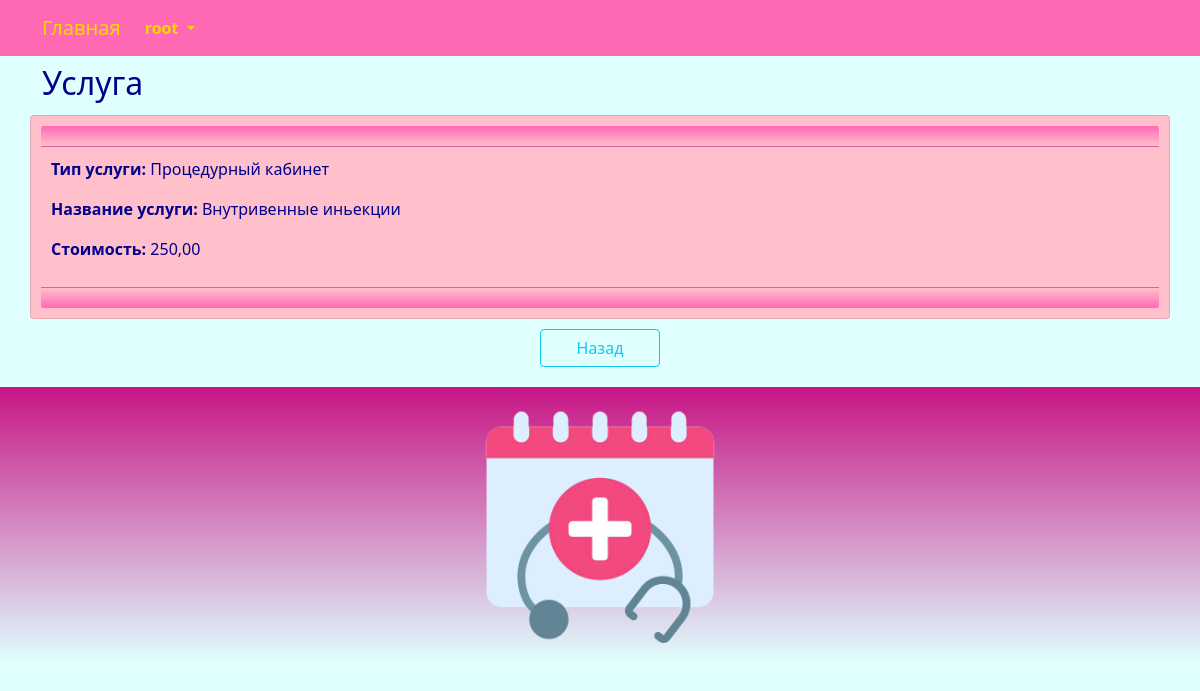
/service/read/9/ (signed in), run on the app's committed database.
### center/models.py (models this page shows, shortened)
class Service(models.Model):
    kind = models.ForeignKey(Kind, related_name='service_kind', on_delete=models.CASCADE)
    service_title = models.CharField(_('service_title'), max_length=256)
    price = models.DecimalField(_('service_price'), max_digits=9, decimal_places=2)
    class Meta:
        db_table = 'service'
        indexes = [
            models.Index(fields=['kind', 'service_title']),
        ]
        ordering = ['service_title']

class Kind(models.Model):
    kind_title = models.CharField(_('kind_title'), max_length=128, unique=True)
    class Meta:
        db_table = 'kind'
        ordering = ['kind_title']
    def __str__(self):
        return "{}".format(self.kind_title)

### center/views.py (the view)
# urls.py: path('service/read/<int:id>/', views.service_read, name='service_read'),
@login_required
@user_passes_test(lambda u: u.is_superuser)
def service_read(request, id):
    try:
        service = Service.objects.get(id=id)
        return render(request, "service/read.html", {"service": service})
    except Service.DoesNotExist:
        return HttpResponseNotFound("<h2>Service not found</h2>")
    except Exception as exception:
        print(exception)
        return HttpResponse(exception)

### templates/service/read.html (shortened to what this page needs)
{% extends "base.html" %}
{% load i18n %}
{% block content %}
<h2>{% trans "service" %}</h2>
<div class="row justify-content-center">
	<div class="card" style="width:100%">
		<div class="card-header">
		</div>
		<div class="card-body">
			<p><strong>{% trans "kind" %}: </strong>{{ service.kind }}</p>
			<p><strong>{% trans "service_title" %}: </strong>{{ service.service_title }}</p>
			<p><strong>{% trans "price" %}: </strong>{{ service.price }}</p>
		</div>
		<div class="card-footer">
		</div>
	</div>
	<br>
	<div class="div-button-center">
		<a class="btn btn-outline-info" style="width:120px" href="{% url 'service_index' %}">{% trans "Back" %}</a>
	</div>
</div>
{% endblock content %}

### templates/base.html (shortened to what this page needs)
<!DOCTYPE html>
{% load static %}
{% load i18n %}
<html>
	<head>
		<link rel="stylesheet" href="{% static 'css/bootstrap.min.css' %}">
		<link rel="stylesheet" href="{% static 'css/styles.css' %}" />
	</head>
	<nav class="navbar navbar-expand-lg justify-content-center">
		<div class="container">
			<div class="collapse navbar-collapse" id="mainMenu">
				<ul class="navbar-nav me-auto mb-2 mb-lg-0">
					<a class="navbar-brand" href="{{ HTTP_HOST }}/">{% trans "Home" %}</a>
					{% if user.is_authenticated %}
					<li class="nav-item dropdown">
						<a class="nav-link dropdown-toggle" href="#" id="navbarDropdown" role="button" data-bs-toggle="dropdown" aria-expanded="false">
							{{ user.username }}
						</a>
					</li>
					{% else %}
					<form class="form-inline ml-auto">
						<a href="{% url 'login' %}" class="btn btn-outline-secondary">{% trans "Log In" %}</a>
						<a href="{% url 'signup' %}" class="btn btn-primary ml-2">{% trans "Sign up" %}</a>
					</form>
					{% endif %}
				</ul>
			</div>
		</div>
	</nav>
	<body>
		<div class="container">
			{% block content%}{% endblock content %}
		</div>
	</body>
	<footer class="container-fluid text-center bg-lightgray">
		<div class="copyrights">
			<img src="{% static 'images/logo.png' %}" alt="logo" style="height:256px; padding: 10px;">
		</div>
	</footer>
</html>

### static/css/styles.css (style rules this page uses)
:root { --navbar-background-color: HotPink; --navbar-text-color: Gold; --main-background-color-light: LightCyan; --main-background-color-dark: HotPink; --main-text-color: DarkBlue; --main-header-color: DarkBlue; --main-text-attention-color: Purple; --footer-background-color-light: LightCyan; --footer-background-color-dark: MediumVioletRed; --footer-text-color: Teal; --card-background-color-light: Pink; --card-background-color-dark: HotPink; --card-text-color: SeaGreen; --table-background-color-light: LightCyan; --table-background-color-dark: #F5F5F5; --table-text-color: DarkBlue; --star-size: 30px; --star-color: LightYellow; --star-background: Yellow ; }
.navbar { background-color: var(--navbar-background-color); color: var(--navbar-text-color); }
.navbar .navbar-nav, .navbar .navbar-nav .navbar-text { color: var(--navbar-text-color); }
.navbar ul { background-color: var(--navbar-background-color); color: var(--navbar-text-color); }
.navbar li { background-color: var(--navbar-background-color); color: var(--navbar-text-color); }
.navbar a { background-color: var(--navbar-background-color); color: var(--navbar-text-color); }
.navbar-brand { background-color: var(--navbar-background-color); color: var(--navbar-text-color); }
.nav-item { background-color: var(--navbar-background-color); color: var(--navbar-text-color); font-weight: bold; }
body { background-color: var(--main-background-color-light); }
h1, h2, h3, h4, h5, h6 { color: var(--main-header-color); }
p, ul, li, label { color: var(--main-text-color); }
.card { background-color: var(--card-background-color-light); color: var(--card-text-color); margin-top: 5px; padding: 10px; }
.card-header { background-image: linear-gradient(top, var(--card-background-color-dark), var(--card-background-color-light)); background-image: -o-linear-gradient(top, var(--card-background-color-dark), var(--card-background-color-light)); background-image: -moz-linear-gradient(top, var(--card-background-color-dark), var(--card-background-color-light)); background-image: -webkit-linear-gradient(top, var(--card-background-color-dark), var(--card-background-color-light)); color: var(--card-text-color); padding: 10px; }
.card-body { background-color: var(--card-background-color-light); color: var(--card-text-color); padding: 10px; }
.card-footer { background-image: linear-gradient(top, var(--card-background-color-light), var(--card-background-color-dark)); background-image: -o-linear-gradient(top, var(--card-background-color-light), var(--card-background-color-dark)); background-image: -moz-linear-gradient(top, var(--card-background-color-light), var(--card-background-color-dark)); background-image: -webkit-linear-gradient(top, var(--card-background-color-light), var(--card-background-color-dark)); color: var(--card-text-color); padding: 10px; }
.div-button-center { text-align: center; padding: 10px; }
footer { background-image: linear-gradient(top, var(--footer-background-color-dark), var(--footer-background-color-light)); background-image: -o-linear-gradient(top, var(--footer-background-color-dark), var(--footer-background-color-light)); background-image: -moz-linear-gradient(top, var(--footer-background-color-dark), var(--footer-background-color-light)); background-image: -webkit-linear-gradient(top, var(--footer-background-color-dark), var(--footer-background-color-light)); margin-top: 10px; padding: 10px; }

### data on the page
Service: kind "Процедурный кабинет", service_title "Внутривенные иньекции", price "250,00"

### other printed values
{{ user.username }} "root"
